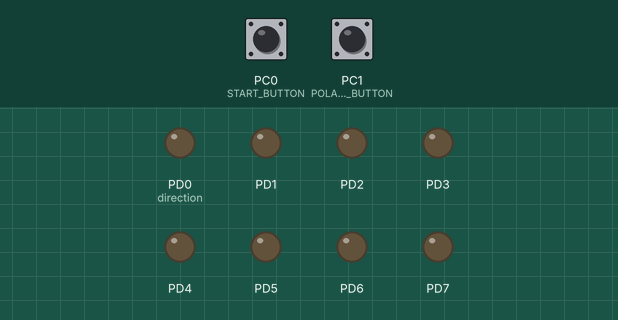
This program was run on a simulated ATmega328P, built with avr-gcc and emulated at 1 MHz. Parts: output pins drawn as LEDs (lit = HIGH). Dashed ring = blinking. The test bench sets the inputs (shaded band); at power-on: PC0 (START_BUTTON) LOW, PC1 (POLARITY_BUTTON) LOW.

Above: at 1.2 s.
1.3 s: PC0 (START_BUTTON) pulled HIGH for 0.15 s
At 1.92 s:
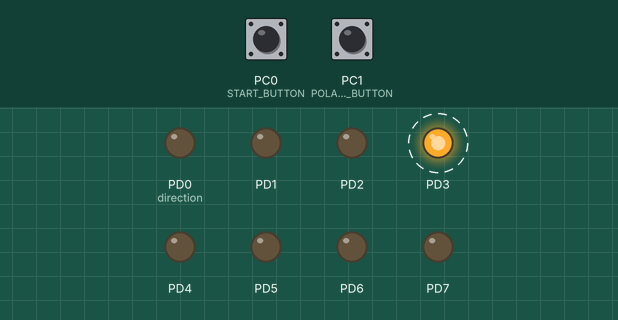
At 4.2 s:
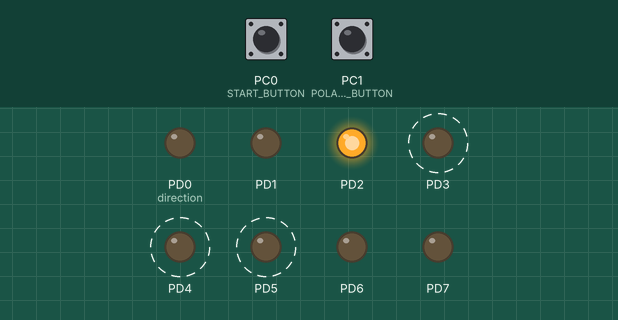
4.3 s: PC1 (POLARITY_BUTTON) pulled HIGH for 3.2 s
At 8.12 s:
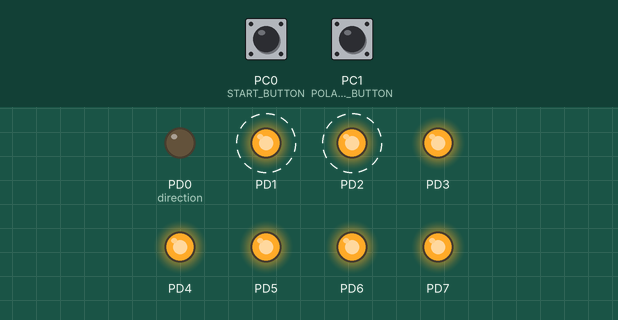
9.7 s: PC1 (POLARITY_BUTTON) pulled HIGH for 0.15 s
12.8 s: PC1 (POLARITY_BUTTON) pulled HIGH for 1 s
Timing chart, 0 to 17.8 s (numbered marks = the images above; inputs shaded):
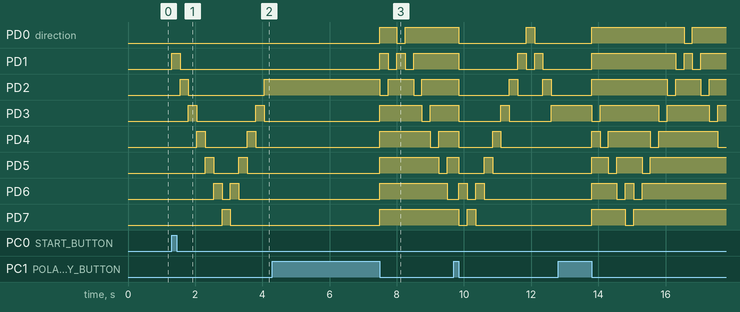

Measured:
- after the input at 1.3 s, PD1: LOW → HIGH at once, → LOW 0.25 s later; PD2: LOW → HIGH after 0.25 s, → LOW 0.25 s later, → HIGH 2.3 s later

The program:

main.c
```c
#define F_CPU 1e6
#include <avr/io.h>
#include <util/delay.h>

#define TIME 250
#define READ_PORT_MASK(PORT,MASK) PORT & (MASK)
#define PORT_OUTPUT_MODE(PORT,MASK) PORT |= MASK
#define PORT_INPUT_MODE(PORT,MASK) PORT &= ~MASK
#define PORT_C_MODE DDRC
#define PORT_D_MODE DDRD
#define PORT_OUT PORTD
#define INPUT_PORT_C PINC
#define ALL_BITS_OUTPUTS 0XFF
#define INPUT_BITS (_BV(DDC0)|_BV(DDC1))
#define START_BUTTON _BV(DDC0)
#define POLARITY_BUTTON _BV(DDC1)
#define END_FORWARD_TRUE PORT_OUT == 128 || PORT_OUT == 127
#define END_BACKWARD_TRUE PORT_OUT == 1 || PORT_OUT == 254
#define START_FORWARD (_BV(PORTD0))
#define START_BACKWARD (_BV(PORTD7))
#define FORWARD 0
#define BACKWARD 1
#define OFF 0
#define ON 1
#define PORT_SHIFT_LEFT(POLARITY)
#define PORT_SHIFT_RIGHT(POLARITY)
#define READ_BIT_IS_TRUE(BIT) INPUT_PORT_C & (BIT)

void setup(void);
void waitStartButton(void);
void waitReleaseButton(void);
void readPolarityButton(unsigned char *);
unsigned char portShiftLeft(unsigned char *);
unsigned char portShiftRight(unsigned char *);
void rotation(unsigned char *, unsigned char *);

int main() {
	unsigned char direction = FORWARD, polarity = OFF;
	setup();
	waitStartButton();
	PORT_OUT = START_FORWARD;
	while(1){
		readPolarityButton(&polarity);
		rotation(&direction,&polarity);
		_delay_ms(TIME);
	}
	return 0;
}

void setup(){
	PORT_OUTPUT_MODE(PORT_D_MODE,ALL_BITS_OUTPUTS);
	PORT_INPUT_MODE(PORT_C_MODE,INPUT_BITS);
}
void waitStartButton(){
	while(!(READ_BIT_IS_TRUE(START_BUTTON)));
}
void waitReleaseButton(){
	while(READ_BIT_IS_TRUE(POLARITY_BUTTON));
}
void readPolarityButton(unsigned char *polarity){
	if(READ_BIT_IS_TRUE(POLARITY_BUTTON)){
		waitReleaseButton();
		PORT_OUT = ~PORT_OUT;
		*polarity ^= _BV(0);
		_delay_ms(TIME);
	}
}
unsigned char portShiftLeft(unsigned char *polarity){
	return PORT_OUT<<1 | ((*polarity==OFF)?0:(_BV(0)));
}
unsigned char portShiftRight(unsigned char *polarity){
	return PORT_OUT>>1 | ((*polarity==OFF)?0:(_BV(7)));
}
void rotation(unsigned char *direction, unsigned char *polarity){
	*direction = (END_FORWARD_TRUE)?
	BACKWARD:
	(END_BACKWARD_TRUE)?
	FORWARD:
	*direction;
	PORT_OUT = (*direction == FORWARD)?
	portShiftLeft(polarity):
	portShiftRight(polarity);
}
```
